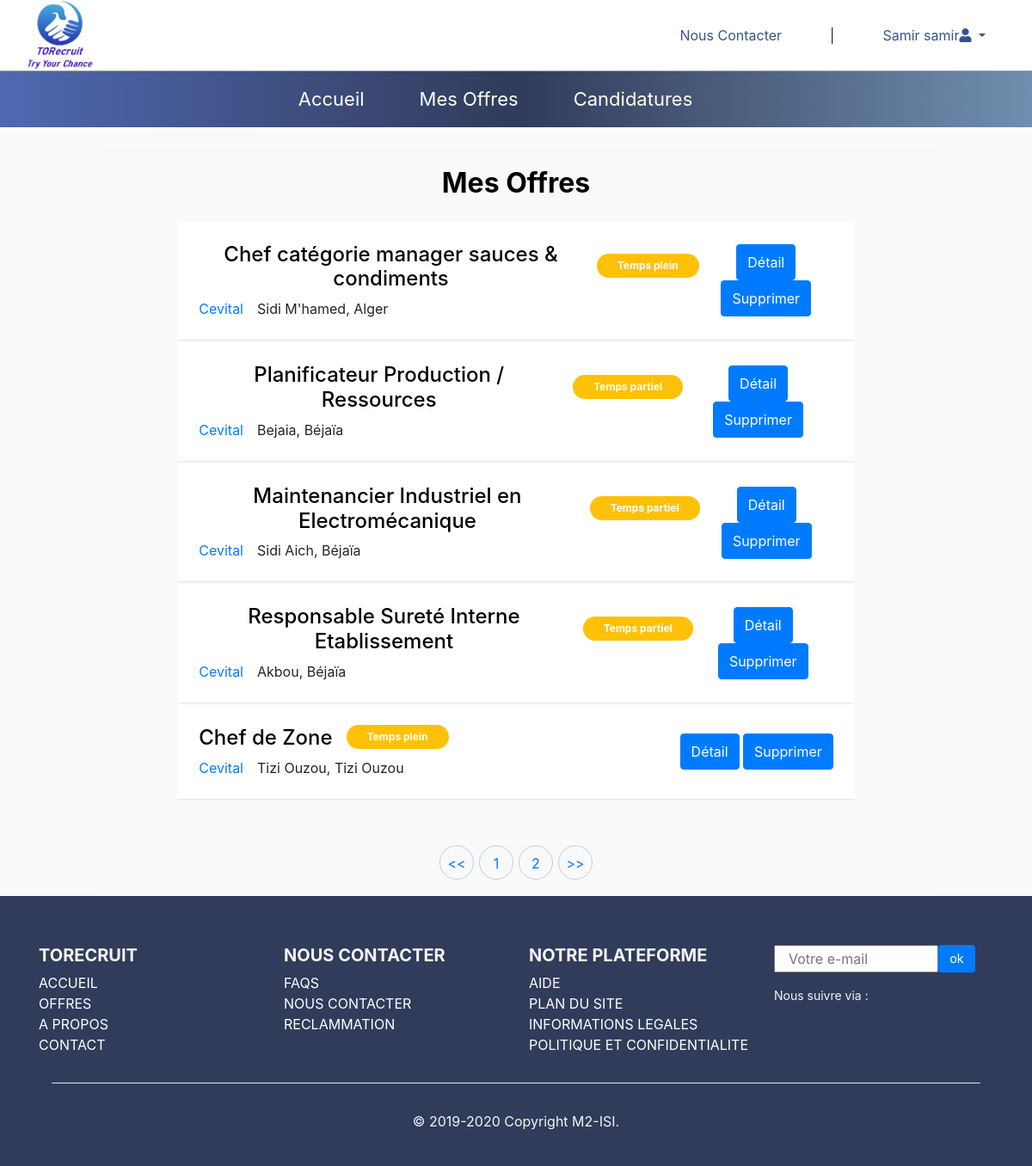
Screenshot of /list_offre_rec.php (signed in) with the database file from the repository.
### tables this page shows
CREATE TABLE `recruteur` (
  `id_recruteur` int(11) NOT NULL,
  `nom` varchar(50) DEFAULT NULL,
  `prenom` varchar(30) DEFAULT NULL,
  `nom_entreprise` varchar(50) NOT NULL,
  `email` varchar(30) DEFAULT NULL,
  `mdp` varchar(100) DEFAULT NULL,
  `adresse` text,
  `token` varchar(20) DEFAULT NULL
);

CREATE TABLE `offre_emploi` (
  `code_offre` int(11) NOT NULL,
  `date_d` datetime DEFAULT CURRENT_TIMESTAMP,
  `date_f` varchar(50) DEFAULT NULL,
  `poste` varchar(60) DEFAULT NULL,
  `typeTravail` varchar(15) NOT NULL,
  `detail` text,
  `adresse` varchar(150) NOT NULL,
  `id_recruteur` int(11) NOT NULL,
  `num_daira` int(11) DEFAULT NULL
);

CREATE TABLE `daira` (
  `num_daira` int(11) NOT NULL,
  `num_wilaya` int(11) NOT NULL,
  `nom_daira` varchar(40) NOT NULL,
  `nom_ar` varchar(40) NOT NULL
);

CREATE TABLE `wilaya` (
  `num_wilaya` int(11) NOT NULL,
  `nom_wilaya` varchar(25) NOT NULL,
  `nom_ar` varchar(30) NOT NULL
);

### list_offre_rec.php (the view, shortened to what this page needs)
<?php
$idR=$_SESSION['id_recruteur'];
require "bd.php";
?>
<!DOCTYPE html>
<html lang="en">
    <head>
        <link rel="stylesheet" href="fonts/icomoon/style.css">
            <link rel="stylesheet" href="  https://cdn.jsdelivr.net/npm/pretty-checkbox@3.0/dist/pretty-checkbox.min.css">
        <link rel="stylesheet" href="css/style.css">
          <link rel="stylesheet" href="css/pretty-checkbox.min.css">
    </head>
    <body>
        <?php include("headerR.php")?>
        <br>
        <div class="row col-12 mx-auto job-listing-area  ">
              <div class="row col-12 col-md-10 mx-auto mx-0 px-0 " >
             <div class="col-12 site-section bg-light ">
          <div class=" mx-auto">
            <div class="row col-12  text-center mb-3">
              <div class="col-12 " data-aos="fade">
                <h2 class="font-weight-bold text-black">Mes Offres</h2>
              </div>
            </div>
            <?php
            $req="SELECT o.code_offre, r.nom_entreprise, o.poste, o.typeTravail, d.nom_daira, w.nom_wilaya FROM recruteur r, offre_emploi o, wilaya w, daira d WHERE r.id_recruteur = o.id_recruteur AND o.num_daira=d.num_daira AND d.num_wilaya=w.num_wilaya AND o.id_recruteur='$idR'";
                    $rep = mysqli_query($connection,$req);
            ?>
  <table id="tableData" class="col-12 col-lg-10 mx-auto mx-0 px-0 ">
  <?php
  if (mysqli_num_rows($rep)>0)
  {
  while($row = mysqli_fetch_assoc($rep))
{
?>
<tbody>
  <tr>
    <td>
      <div class="row col-12 px-0 mx-0 text-center" data-aos="fade">
        <div class="col-md-12 mx-0 px-0">
          <div class="job-post-item bg-white p-4 d-block d-md-flex align-items-center">
            <div class="mb-4 mb-md-0">
              <div class="job-post-item-header d-block d-md-flex align-items-center">
                <h2 class="mr-3 text-black h4"><?php echo $row['poste']; ?></h2>
                <div class="badge-wrap">
                  <span class="bg-warning text-white badge py-2 px-4"><?php echo $row['typeTravail']; ?></span>
                </div>
              </div>
              <div class="job-post-item-body d-block d-md-flex">
                <div class=""><span class="fl-bigmug-line-portfolio23"></span> <a href="#"><?php echo $row['nom_entreprise']; ?>&emsp;</a></div>
                <div><span class="fl-bigmug-line-big104"></span> <span><?php echo $row['nom_daira'] .', '.$row['nom_wilaya']; ?></span></div>
              </div>
            </div>
            <div class="ml-auto">
              <a href="detail_offre_rec.php?id=<?=$row['code_offre'];?>" class="btn btn-primary py-2">Détail</a>
              <?php echo "<a class='btn btn-primary py-2' onClick=\"javascript: return confirm('Please confirm deletion');\" href='supprimer_offre.php?id=".$row['code_offre']."'>Supprimer</a>"; ?>
            </div>
          </div>
        </div>
      </div>
    </td>
    <?php
    } ?>
  </tr>
</tbody>
</table>
    <?php
    }
    ?>
          </div>
      </div>
        </div>
                </div>
        <?php include("footers.php")?>
</body>
</html>

### css/style.css (style rules this page uses)
body { line-height: 1.7; background: #fafafa; color: #4d4d4d; font-weight: 400; font-size: 1rem; font-family: "Roboto Mono", SFMono-Regular, Menlo, Monaco, Consolas, "Liberation Mono", "Courier New", monospace; font-family: "Nunito Sans", -apple-system, BlinkMacSystemFont, "Segoe UI", Roboto, "Helvetica Neue", Arial, sans-serif, "Apple Color Emoji", "Segoe UI Emoji", "Segoe UI Symbol", "Noto Color Emoji"; }
a { -webkit-transition: .3s all ease; -o-transition: .3s all ease; transition: .3s all ease; }
.text-black { color: #000 !important; }
.btn { position: relative; top: 0; }
.btn.btn-primary { color: #fff; }
.site-section { padding: 1.2em 0; }
@media (min-width: 768px) { .site-section { padding: 1.2em 0; } }
.job-post-item { background: #fff; position: relative; -webkit-transition: .1s all ease; -o-transition: .1s all ease; transition: .1s all ease; top: 0; z-index: 1; border-bottom: 1px solid rgba(0, 0, 0, 0.1); }
.job-post-item .badge-wrap { position: relative; top: -5px; }
.job-post-item .badge { border-radius: 30px; }

### css/stylee.css (style rules this page uses)
body { background-color: #fafafa; }

### footers.php (style rules this page uses)
.row { margin-left: 0; margin-right: 0; }

### rows the page displays
recruteur: offre_emploi.poste "Chef catégorie manager sauces & condiments", offre_emploi.typeTravail "Temps plein", nom_entreprise "Cevital", daira.nom_daira "Sidi M'hamed", wilaya.nom_wilaya "Alger", offre_emploi.poste "Planificateur Production / Ressources", offre_emploi.typeTravail "Temps partiel", daira.nom_daira "Bejaia", wilaya.nom_wilaya "Béjaïa", offre_emploi.poste "Maintenancier Industriel en Electromécanique", daira.nom_daira "Sidi Aich", offre_emploi.poste "Responsable Sureté Interne Etablissement", daira.nom_daira "Akbou", offre_emploi.poste "Chef de Zone", daira.nom_daira "Tizi Ouzou", wilaya.nom_wilaya "Tizi Ouzou"

### other values shown
$p "Samir"
$n "samir"
